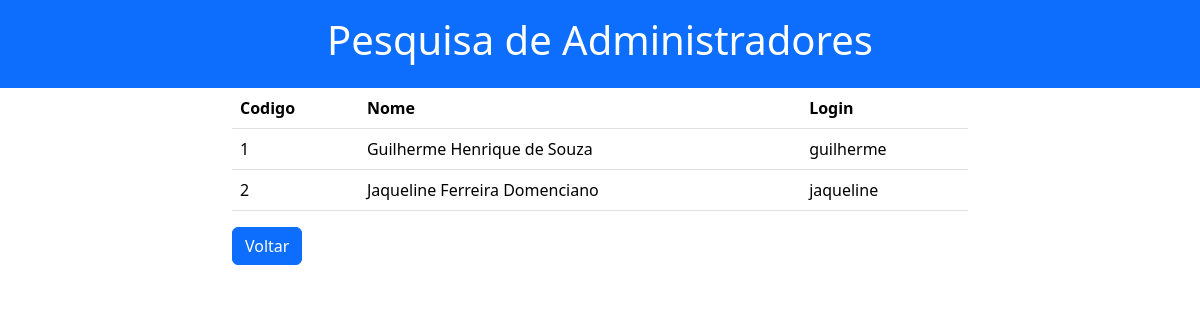
Page /administrador_pesquisa.php on the earlier database version.
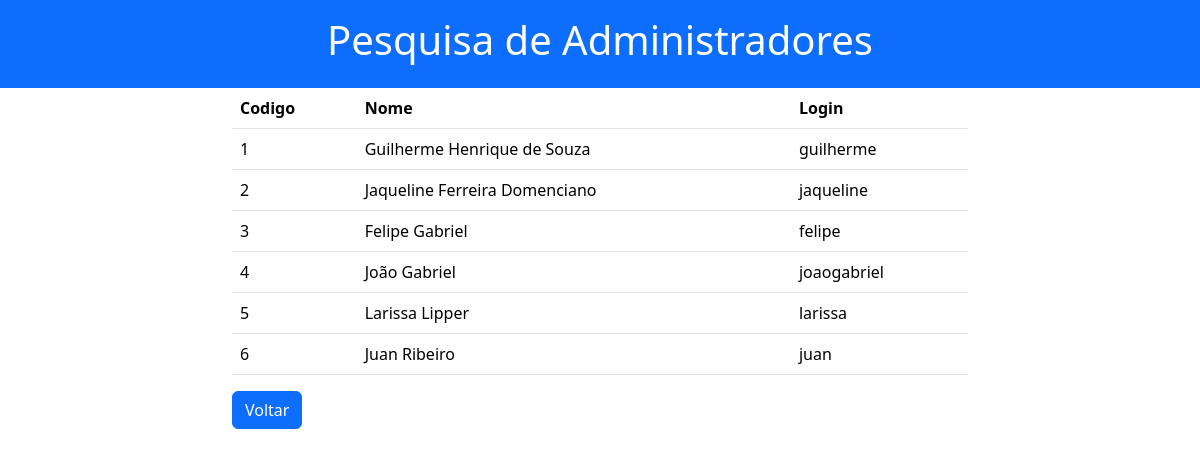
Same page on the later database version.
### tables this page shows
CREATE TABLE IF NOT EXISTS `administrador` (
  `codigo` int NOT NULL AUTO_INCREMENT,
  `nome` varchar(200) NOT NULL,
  `login` varchar(200) NOT NULL,
  `senha` varchar(200) NOT NULL,
  PRIMARY KEY (`codigo`)
);

### administrador_pesquisa.php (the view, shortened to what this page needs)
<!DOCTYPE html>
<html lang="en">
<head>
    <link href="https://cdn.jsdelivr.net/npm/bootstrap@5.3.3/dist/css/bootstrap.min.css" rel="stylesheet">
</head>
<body>
    <div class="bg-primary text-white p-3 text-center">
        <h1>Pesquisa de Administradores</h1>
    </div>
    <div class="container">
        <div class="row">
            <div class="col-sm-8 mx-auto">
                <table class="table">
                    <tr>
                       <th>Codigo</th>
                       <th>Nome</th>
                       <th>Login</th>
                    </tr>
                    <?php
                        include "conexao.php";
                        $sql = "select * from administrador";
                        $result = $conexao->prepare($sql);
                        $result->execute();
                        while ( $linha = $result->fetch(PDO::FETCH_ASSOC) )
                        {
                    ?>
                    <tr>
                        <td><?= $linha["codigo"] ?></td>
                        <td><?= $linha["nome"] ?></td>
                        <td><?= $linha["login"] ?></td>
                    </tr>
                    <?php
                        }
                    ?>
                </table>
                <p>
                    <a href="index.php" class="btn btn-primary">Voltar</a>
                </p>
            </div>
        </div>
    </div>
</body>
</html>

Differences in the rows shown:
added administrador: codigo "3", nome "Felipe Gabriel", login "felipe"
added administrador: codigo "4", nome "João Gabriel", login "joaogabriel"
added administrador: codigo "5", nome "Larissa Lipper", login "larissa"
added administrador: codigo "6", nome "Juan Ribeiro", login "juan"
